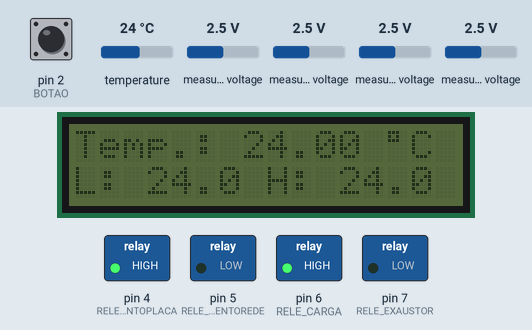
Recording of a sketch running on a simulated Arduino Uno, built with avr-gcc and run on an emulated ATmega328P. Parts: 16×2 character LCD, switched loads named in the sketch (green lamp = pin HIGH). The test bench sets the inputs (shaded band); at power-on: pin 2 (BOTAO) LOW, temperature 24 °C, measured voltage 2.5 V. What the sketch prints to the serial monitor is not drawn.

Above: at 1.3 s.
1.4 s: pin 2 (BOTAO) pulled HIGH for 1.15 s
At 2.5 s:
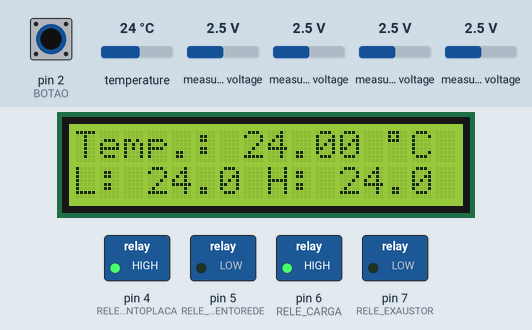
4.3 s: temperature set to 25.4 °C
At 5.8 s:
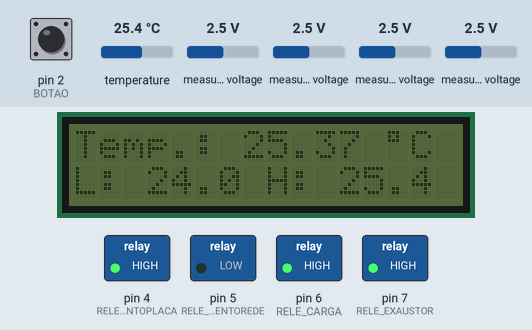
6.2 s: pin 2 (BOTAO) pulled HIGH for 1.15 s
At 6.9 s:
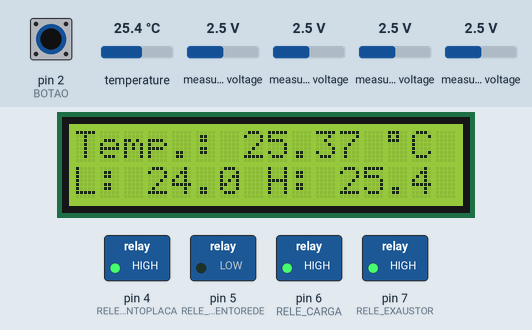
9.0 s: temperature set to 12 °C
At 10.2 s:
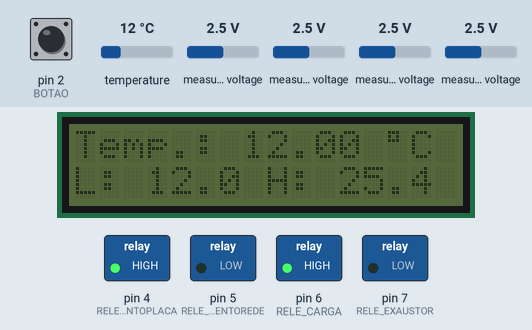
10.9 s: temperature set to 19 °C
At 12.5 s:
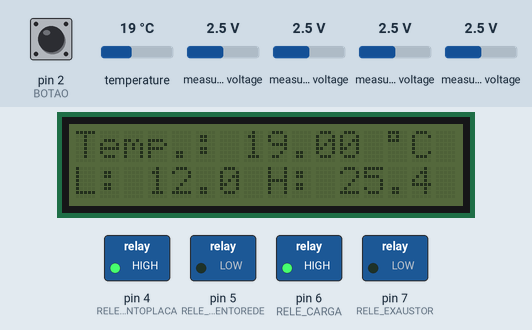
Timing chart, 0 to 13.8 s (numbered marks = the images above; inputs shaded):
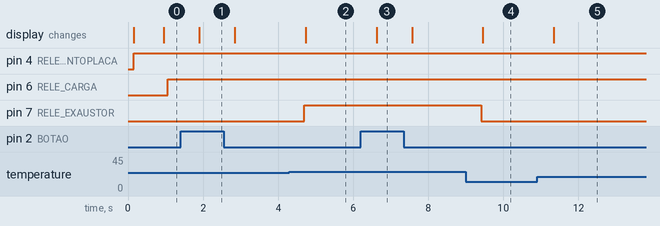

The sketch:

nobreak.ino
```cpp
// Programa: TCC No-Break

// BIBLIOTECAS
#include <Adafruit_ADS1015.h>  // Conversor AD
#include <Wire.h>              // Protocolo I2C
#include <LiquidCrystal_I2C.h> // LCD I2C
#include <OneWire.h>           // Comunicacao Sensor de Temperatura
#include <DallasTemperature.h> // Sensor de Temperatura


// DEFINICOES I/O
// DIGITAIS
#define BOTAO                  2 // In
#define SENSOR_TEMPERATURA     3 // In
#define RELE_CARREGAMENTOPLACA 4 // Out
#define RELE_CARREGAMENTOREDE  5 // Out
#define RELE_CARGA             6 // Out
#define RELE_EXAUSTOR          7 // Out

// ANALOGICAS
#define SENSORAC_REDE          0
#define SENSORAC_CARGA         1
#define SENSORDC_BATERIA       2
#define SENSORDC_PLACASOLAR    3


// ENDERECOS I2C
#define LCD_ADD 0x3f
#define CONVERSORAD_ADD 0x4A

// VARIAVEIS
float tempMin = 999;
float tempMax = 0;
float tempC = 0;


int buttonState = 0; // Ate quatro
boolean current_up = LOW;
boolean last_up=LOW;


// Variaveis para conversao AD
int16_t adc0, adc1, adc2, adc3;
float sensorAcRede, sensorAcCarga, sensorDcBateria, sensorDcPlacaSolar = 0.0;


// INICIALIZACAO
LiquidCrystal_I2C lcd(LCD_ADD,2,1,0,4,5,6,7,3, POSITIVE); // LCD
Adafruit_ADS1115 ads(CONVERSORAD_ADD);                    // Conversor AD
OneWire oneWire(SENSOR_TEMPERATURA);                      // Protocolo de comunicacao sensor de temperatura
DallasTemperature sensors(&oneWire);                      // Sensor de temperatura
DeviceAddress sensor1;                                    // Endereco sensor de temperatura


void setup(void) {
  Serial.begin(9600);

  // Sensor de temperatura
  sensors.begin();

  // Conversor AD
  ads.begin();

  // Localiza e mostra enderecos dos sensores
  Serial.println("Localizando sensores DS18B20...");
  Serial.print("Foram encontrados ");
  Serial.print(sensors.getDeviceCount(), DEC);
  Serial.println(" sensores.");
  if (!sensors.getAddress(sensor1, 0))
     Serial.println("Sensores nao encontrados !");

  // Mostra o endereco do sensor encontrado no barramento
  Serial.print("Endereco sensor: ");
  mostra_endereco_sensor(sensor1);
  Serial.println();
  Serial.println();
  lcd.begin(16, 2);

  pinMode(BOTAO, INPUT);
  pinMode(RELE_CARREGAMENTOPLACA, OUTPUT);
  pinMode(RELE_CARREGAMENTOREDE, OUTPUT);
  pinMode(RELE_CARGA, OUTPUT);
  pinMode(RELE_EXAUSTOR, OUTPUT);
}

void mostra_endereco_sensor(DeviceAddress deviceAddress) {
  for (uint8_t i = 0; i < 8; i++) {
    // Adiciona zeros se necessário
    if (deviceAddress[i] < 16) Serial.print("0");
    Serial.print(deviceAddress[i], HEX);
  }
}

void carregamentoBateria() {
  // Carregamento da bateria Se tensao placa menor que XXXXX carrega pela rede
  if (sensorDcPlacaSolar >= 2.5) {
    digitalWrite(RELE_CARREGAMENTOPLACA, LOW);
    digitalWrite(RELE_CARREGAMENTOREDE, HIGH);
  } else {
    digitalWrite(RELE_CARREGAMENTOREDE, LOW);
    digitalWrite(RELE_CARREGAMENTOPLACA, HIGH);
  }
}

void lcdBacklight() {
  // Acende e apaga backlight do LCD
  // Acao do botao para Backlight
  lcd.setBacklight(LOW);

  // faz a leitura do valor do botao
  buttonState = digitalRead(BOTAO);

  // verifica se o botao esta pressionado
  if (buttonState == HIGH) {
    lcd.setBacklight(HIGH);
  } else {
    lcd.setBacklight(LOW);
  }
}

void temperatura() {
  // Le a informacao do sensor
  sensors.requestTemperatures();
  tempC = sensors.getTempC(sensor1);
  // Atualiza temperaturas minima e maxima
  if (tempC < tempMin) {
    tempMin = tempC;
  }
  if (tempC > tempMax) {
    tempMax = tempC;
  }

  // Aciona o exaustor se a temperatura estiver acima de 25 graus celsius
  if (tempC >= 25) {
    // FAN (representado pelo LED)
    digitalWrite(7, HIGH);
  } else {
    digitalWrite(7, LOW);
  }

  // Mostra dados no serial monitor
  Serial.print("Temp C: ");
  Serial.print(tempC);
  Serial.print(" Min: ");
  Serial.print(tempMin);
  Serial.print(" Max: ");
  Serial.println(tempMax);

  // Mostra dados no LCD
  lcd.clear();
  lcd.setCursor(0,0);
  lcd.print("Temp.:       ");

  // Simbolo grau
  lcd.write(223);
  lcd.print("C");
  lcd.setCursor(7,0);
  lcd.print(tempC);
  lcd.setCursor(0,1);
  lcd.print("L: ");
  lcd.setCursor(3,1);
  lcd.print(tempMin,1);
  lcd.setCursor(8,1);
  lcd.print("H: ");
  lcd.setCursor(11,1);
  lcd.print(tempMax,1);
}

void loop() {
  // LEITURA DO CONVERSOR ANALOGICO
  adc0 = ads.readADC_SingleEnded(SENSORAC_REDE);
  adc1 = ads.readADC_SingleEnded(SENSORAC_CARGA);
  adc2 = ads.readADC_SingleEnded(SENSORDC_BATERIA);
  adc3 = ads.readADC_SingleEnded(SENSORDC_PLACASOLAR);

  // CALCULO PARA DADOS DO CONVERSOR AD
  sensorAcRede = (adc0 * 0.1875)/1000;
  sensorAcCarga = (adc1 * 0.1875)/1000;
  sensorDcBateria = (adc2 * 0.1875)/1000;
  sensorDcPlacaSolar = (adc3 * 0.1875)/1000;

  carregamentoBateria();
  temperatura();
  lcdBacklight();

  Serial.print("SENSOR AC REDE: ");
  Serial.print(adc0);
  Serial.print("\tVoltage: ");
  Serial.println(sensorAcRede, 7);

  Serial.print("SENSOR AC CARGA: ");
  Serial.print(adc1);
  Serial.print("\tVoltage: ");
  Serial.println(sensorAcCarga, 7);

  Serial.print("SENSOR DC BATERIA: ");
  Serial.print(adc2);
  Serial.print("\tVoltage: ");
  Serial.println(sensorDcBateria, 7);

  Serial.print("SENSOR DC PLACA SOLAR: ");
  Serial.print(adc3);
  Serial.print("\tVoltage: ");
  Serial.println(sensorDcPlacaSolar, 7);
  Serial.println();

if (sensorDcPlacaSolar >= 2.5 || sensorAcRede < 0.6) {
    digitalWrite(RELE_CARGA, HIGH);
  } else {
    digitalWrite(RELE_CARGA, LOW);
  }

  carregamentoBateria();

}
```

Measured:
- the behaviour switches between 24.9 and 25 °C on temperature (found by bisection; images 1 and 2)
- after the input at 1.4 s, the display: changes after 0.50 s (image 1)
- after the input at 4.3 s, pin 7 (RELE_EXAUSTOR): LOW → HIGH after 0.39 s; the display: changes after 0.43 s (image 2)
- after the input at 6.2 s, the display: changes after 0.42 s (image 3)
- after the input at 9.0 s, pin 7 (RELE_EXAUSTOR): HIGH → LOW after 0.41 s; the display: changes after 0.45 s (image 4)
- after the input at 10.9 s, the display: changes after 0.44 s (image 5)
